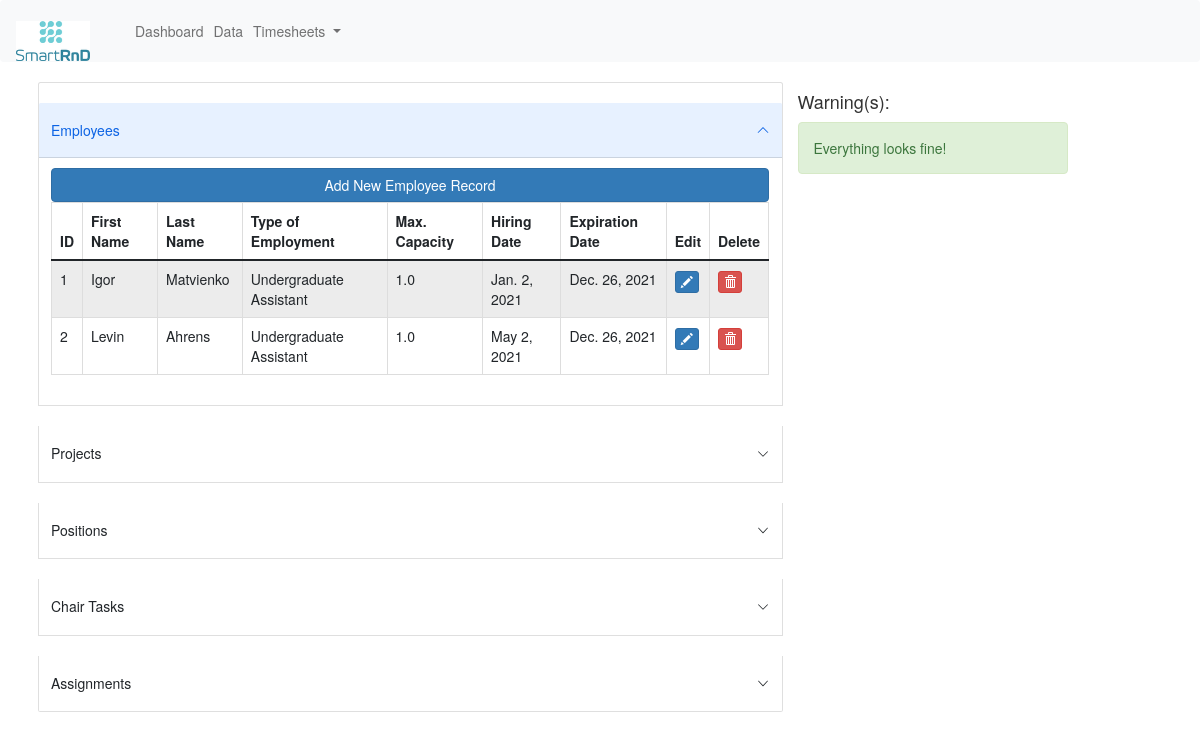
The page /data/ on the database as committed earlier.
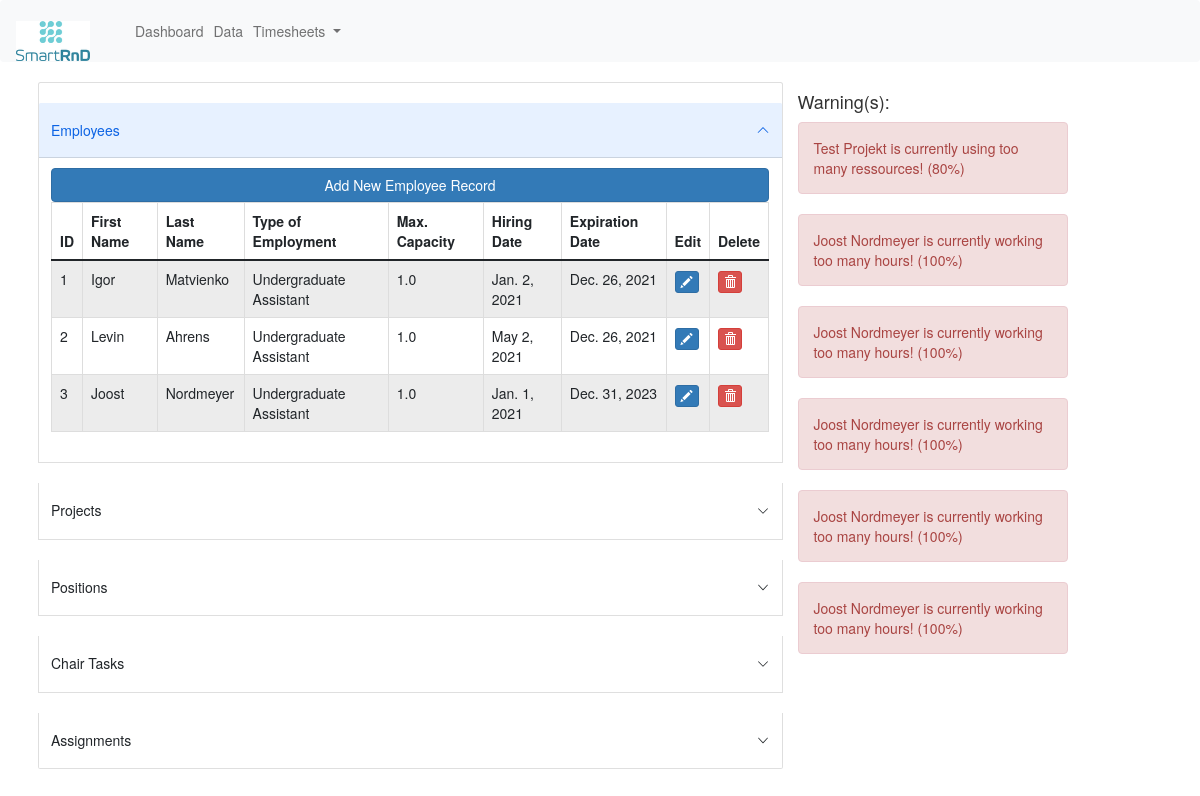
The same page on the database as committed later.
### erpapp/models.py (models this page shows, shortened)
class Employee(models.Model):
    firstname = models.CharField('First Name', max_length=32)
    lastname = models.CharField('Last Name', max_length=32)
    type_choices = [
        ('Undergraduate Assistant', 'Undergraduate Assistant'),
        ('Research Associate', 'Research Associate')
    ]
    type = models.CharField('Type of Employment', choices=type_choices, max_length=32)
    capacity = models.FloatField('Capacity', default=1.0)
    hiring_date = models.DateField('Hiring Date')
    expiration_date = models.DateField('Expiration Date')
    @property
    def fullname(self):
        return '{} {}'.format(self.firstname, self.lastname)
    def __str__(self):
        return self.fullname
    class Meta:
        db_table = "employee"
        unique_together = ('firstname', 'lastname')

### erpapp/views.py (the view)
# urls.py: path('data/', views.data),
def data(request):
    employees = Employee.objects.all()
    projects = Project.objects.all()
    positions = Position.objects.all()
    chairs = Chair.objects.all()
    tasks = Task.objects.all()
    assignments = Assignment.objects.all()
    project_infos = []
    employee_infos = []
    for project in projects:
        sum = 0
        ressources = project.ressources
        title = project.title
        for assignment in assignments:
            if assignment.task.id == project.id:
                sum += assignment.percentage
        diff = int(round((sum - ressources), 2) * 100)
        project_infos.append((sum, ressources, title, diff))
        for employee in employees:
            employee_sum = 0
            for task in tasks:
                for assignment in assignments:
                    if assignment.task.id == task.id and assignment.employee.id == employee.id:
                        employee_sum += assignment.percentage
            overload = int(round((employee_sum - employee.capacity), 2) * 100)
            employee_infos.append((employee, employee_sum, employee.capacity, overload))
    warnings = []
    for project_info in project_infos:
        if project_info[0] > project_info[1]:
            warnings.append('{} is currently using too many ressources! ({}%)'.format(project_info[2], project_info[3]))
    for employee_info in employee_infos:
        if employee_info[1] > employee_info[2]:
            warnings.append('{} is currently working too many hours! ({}%)'.format(employee_info[0], employee_info[3]))
    warnings_length = len(warnings)
    context = {
        'employees': employees,
        'projects': projects,
        'positions': positions,
        'chairs': chairs,
        'project_infos': project_infos,
        'employee_infos': employee_infos,
        'assignments': assignments,
        'warnings': warnings,
        'warnings_length': warnings_length,
    }
    return render(request, 'data.html', context)

### erpapp/models.py (called while the page is built)
    def __str__(self):
        return self.title

### erpapp/Templates/data.html (shortened to what the changed rows need)
{% extends "base.html" %}
{% block content %}
<div class="col-8">
    <div class="accordion" id="accordionExample">
        <div class="accordion-item">
            <h2 class="accordion-header" id="headingOne">
                <button class="accordion-button" type="button" data-bs-toggle="collapse" data-bs-target="#collapseOne"
                        aria-expanded="false" aria-controls="collapseOne">
                    <h5>Employees</h5>
                </button>
            </h2>
            <div id="collapseOne" class="accordion-collapse collapse show" aria-labelledby="headingOne"
                 data-bs-parent="#accordionExample">
                <div class="accordion-body">
                    <div class="table-responsive">
                        <table id="employeedatatable" class="table table-striped table-bordered" width="100%">
                            <thead>
                            <tr>
                                <th>ID</th>
                                <th>First Name</th>
                                <th>Last Name</th>
                                <th>Type of Employment</th>
                                <th>Max. Capacity</th>
                                <th>Hiring Date</th>
                                <th>Expiration Date</th>
                                <th>Edit</th>
                                <th>Delete</th>
                            </tr>
                            </thead>
                            <tbody>
                            {% for employee in employees %}
                            <tr>
                                <td>{{ employee.id }}</td>
                                <td>{{ employee.firstname }}</td>
                                <td>{{ employee.lastname }}</td>
                                <td>{{ employee.type }}</td>
                                <td>{{ employee.capacity }}</td>
                                <td>{{ employee.hiring_date }}</td>
                                <td>{{ employee.expiration_date }}</td>
                                <td><p data-placement="top" data-toggle="tooltip" title="Edit"><a
                                        href="/edit_emp/{{ employee.id }}"
                                        class="btn btn-primary btn-xs"
                                        data-title="Edit"
                                        data-toggle="confirmation"
                                        data-target="#edit"><span
                                        class="glyphicon glyphicon-pencil"></span></a></p></td>
                                <td><p data-placement="top" data-toggle="tooltip" title="Delete"><a
                                        href="/delete_emp/{{ employee.id }}"
                                        class="btn btn-danger btn-xs"
                                        data-title="Delete"
                                        data-toggle="confirmation"
                                        data-target="#delete" id="delete"
                                        onclick="return confirm_delete('{{ employee.fullname }}')"><span
                                        class="glyphicon glyphicon-trash"></span></a></p></td>
                            </tr>
                            {% endfor %}
                            </tbody>
                        </table>
                    </div>
                </div>
            </div>
        </div>
        <div class="accordion-item">
            <h2 class="accordion-header" id="headingTwo">
                <button class="accordion-button collapsed" type="button" data-bs-toggle="collapse"
                        data-bs-target="#collapseTwo" aria-expanded="false" aria-controls="collapseTwo">
                    <h5>Projects</h5>
                </button>
            </h2>
        </div>
        <div class="accordion-item">
            <h2 class="accordion-header" id="headingThree">
                <button class="accordion-button collapsed" type="button" data-bs-toggle="collapse"
                        data-bs-target="#collapseThree" aria-expanded="false" aria-controls="collapseThree">
                    <h5>Positions</h5>
                </button>
            </h2>
        </div>
        <div class="accordion-item">
            <h2 class="accordion-header" id="headingFour">
                <button class="accordion-button collapsed" type="button" data-bs-toggle="collapse"
                        data-bs-target="#collapseFour" aria-expanded="false" aria-controls="collapseFour">
                    <h5>Chair Tasks</h5>
                </button>
            </h2>
        </div>
        <div class="accordion-item">
            <h2 class="accordion-header" id="headingFive">
                <button class="accordion-button collapsed" type="button" data-bs-toggle="collapse"
                        data-bs-target="#collapseFive" aria-expanded="false" aria-controls="collapseFive">
                    <h5>Assignments</h5>
                </button>
            </h2>
        </div>
    </div>
</div>
<div class="col-3">
    <h4>Warning(s):</h4>
    {% if warnings_length > 0 %}
        {% for warning in warnings %}
        <div class="alert alert-danger" role="alert">
            {{ warning }}
        </div>
        {% endfor %}
    {% else %}
        <div class="alert alert-success" role="alert">
            Everything looks fine!
        </div>
    {% endif %}
</div>
{% endblock content %}

Rows that differ between the two databases and show on the page:
added Employee: id "3", firstname "Joost", lastname "Nordmeyer", type "Undergraduate Assistant", capacity "1.0", hiring_date "Jan. 1, 2021", expiration_date "Dec. 31, 2023"
Other text that changed with them:
new list line: "Test Projekt is currently using too many ressources! (80%)"
new list line: "Joost Nordmeyer is currently working too many hours! (100%)"
text no longer shown: "Everything looks fine!"
